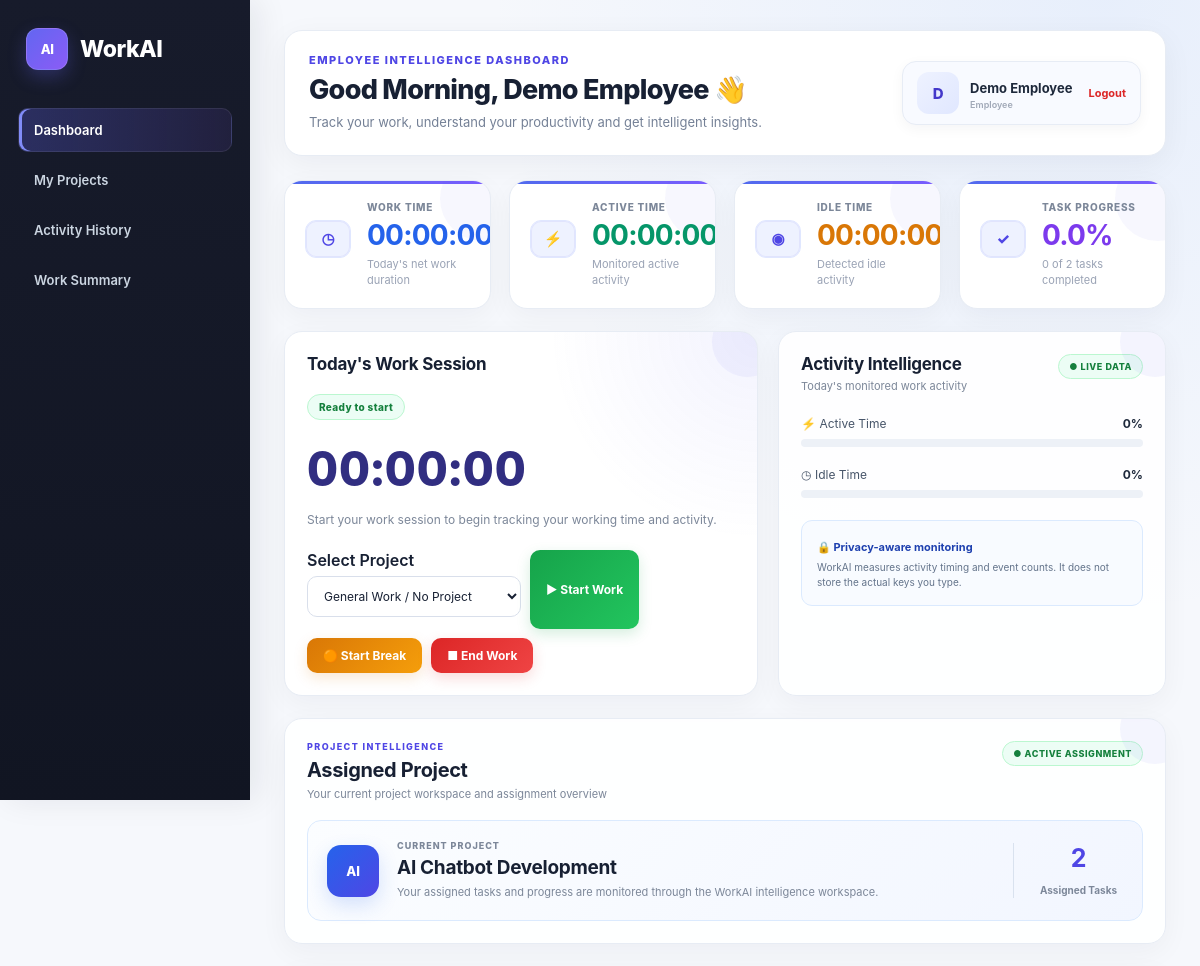
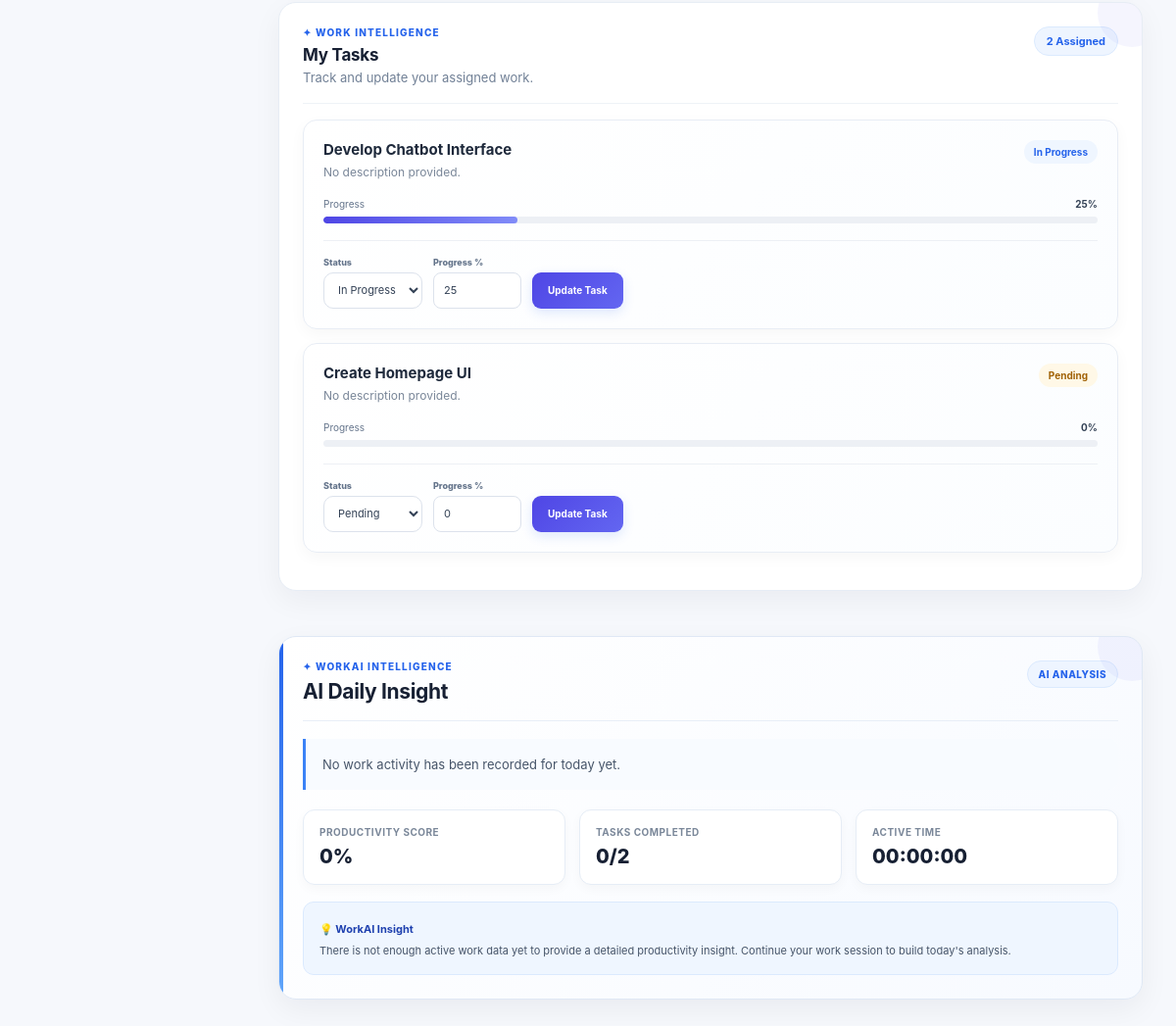
Page /employee/dashboard (signed in) on the earlier database version (2 pictures, top to bottom).
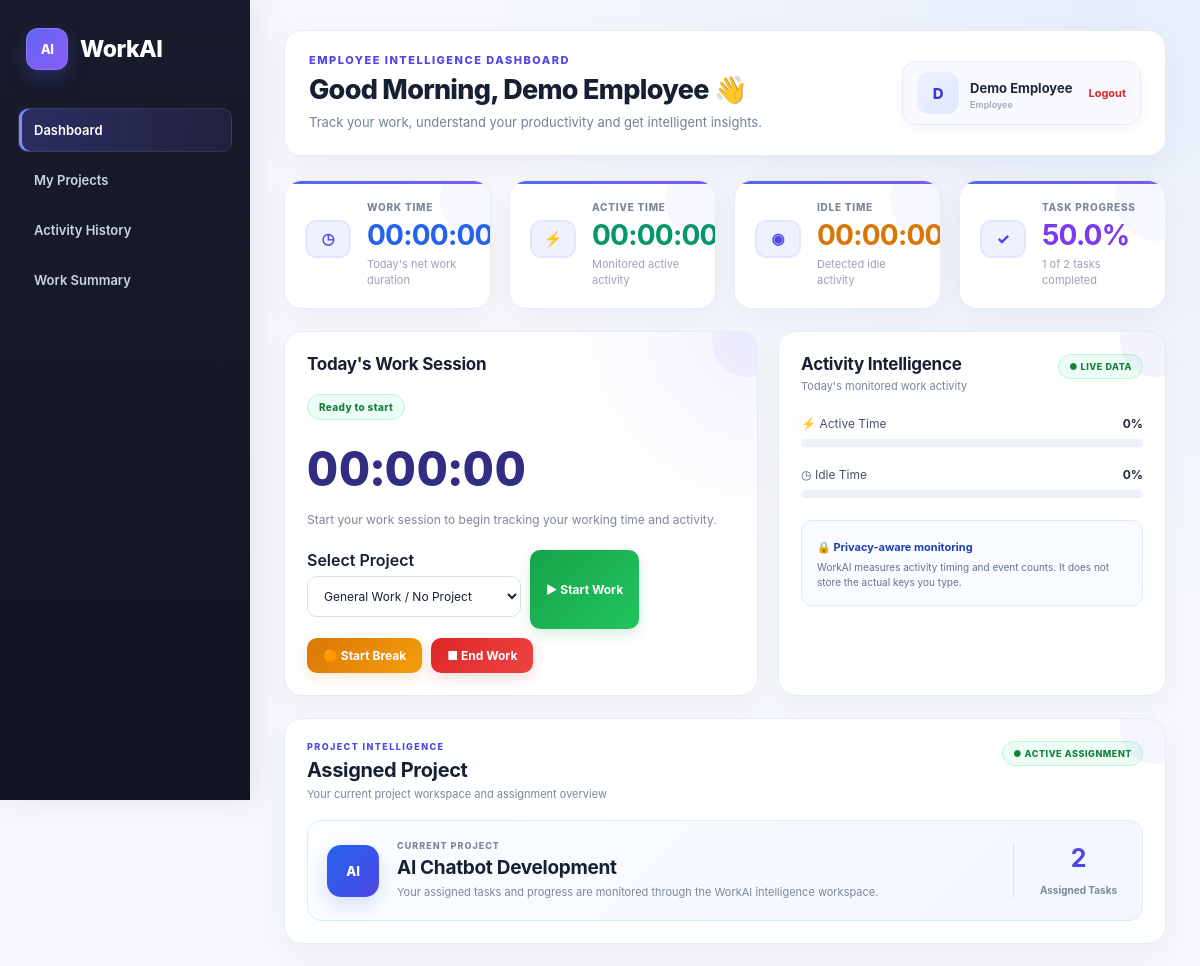
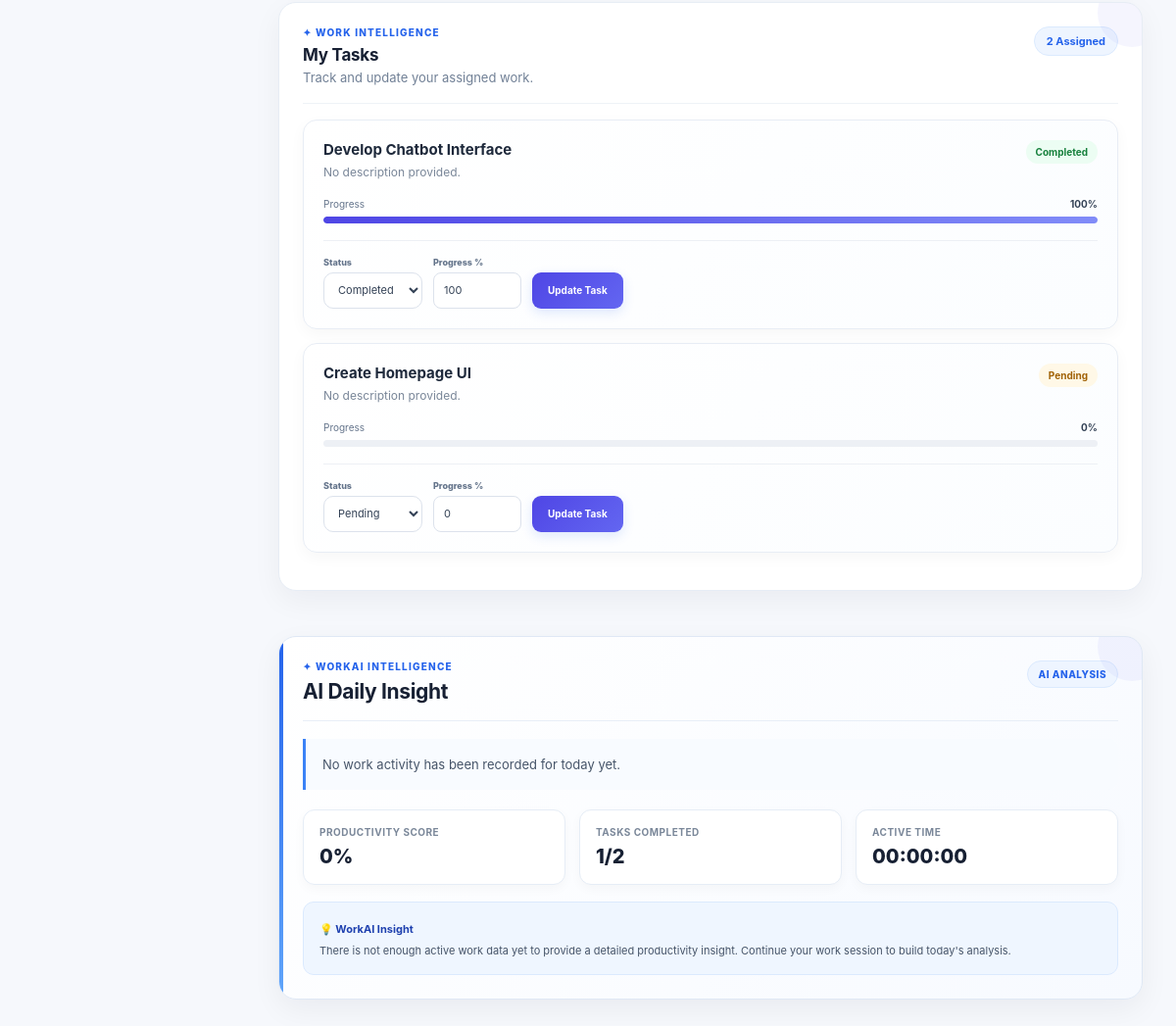
Same page on the later database version (2 pictures, top to bottom).
### models/task.py (models this page shows, shortened)
class Task(db.Model):
    __tablename__ = "tasks"
    id = db.Column(db.Integer, primary_key=True)
    title = db.Column(db.String(200), nullable=False)
    description = db.Column(db.Text)
    project_id = db.Column(
        db.Integer,
        db.ForeignKey("projects.id"),
        nullable=False
    )
    employee_id = db.Column(
        db.Integer,
        db.ForeignKey("users.id"),
        nullable=False
    )
    status = db.Column(db.String(30), nullable=False, default="Pending")
    progress = db.Column(db.Integer, nullable=False, default=0)
    created_at = db.Column(
        db.DateTime,
        nullable=False,
        default=db.func.current_timestamp()
    )
    updated_at = db.Column(
        db.DateTime,
        nullable=False,
        default=db.func.current_timestamp(),
        onupdate=db.func.current_timestamp()
    )
    project = db.relationship(
        "Project",
        backref=db.backref("tasks", lazy=True)
    )
    employee = db.relationship(
        "User",
        backref=db.backref("tasks", lazy=True)
    )

### routes/dashboard.py (the view)
@dashboard_bp.route("/employee/dashboard")
@login_required
@role_required("employee")
def employee_dashboard():
    from models.work_session import WorkSession, Break
    from models.activity import ActivityLog
    from services.work_summary import generate_work_summary
    tasks = Task.query.filter_by(employee_id=current_user.id).all()
    active_session = WorkSession.query.filter_by(
        employee_id=current_user.id,
        end_time=None
    ).order_by(WorkSession.start_time.desc()).first()
    active_break = None
    if active_session:
        active_break = Break.query.filter_by(
            session_id=active_session.id,
            end_time=None
        ).first()
    work_sessions = WorkSession.query.filter_by(
        employee_id=current_user.id
    ).all()
    activity_logs = ActivityLog.query.filter_by(
        employee_id=current_user.id
    ).all()
    work_summary = generate_work_summary(
        current_user,
        tasks,
        work_sessions,
        activity_logs
    )
    projects = Project.query.all()
    return render_template(
        "employee_dashboard.html",
        user=current_user,
        tasks=tasks,
        active_session=active_session,
        active_break=active_break,
        work_summary=work_summary,
        projects=projects
    )

### app.py (called while the page is built)
def create_app():
    app = Flask(__name__)
    app.config.from_object(Config)
    db.init_app(app)
    app.register_blueprint(auth_bp)
    app.register_blueprint(dashboard_bp)
    app.register_blueprint(assistant_bp)
    login_manager = LoginManager()
    login_manager.init_app(app)
    login_manager.login_view = "auth.login"
    login_manager.login_message_category = "warning"
    @login_manager.user_loader
    def load_user(user_id):
        return db.session.get(User, int(user_id))
    @app.route("/")
    def home():
        return redirect(url_for("auth.login"))
    with app.app_context():
        db.create_all()
    return app

### routes/dashboard.py (called while the page is built)
def role_required(role):
    def decorator(function):
        @wraps(function)
        def wrapped_function(*args, **kwargs):
            if current_user.role != role:
                flash("You are not authorized to access this page.", "danger")
                return redirect(url_for("dashboard.employee_dashboard"))
            return function(*args, **kwargs)
        return wrapped_function
    return decorator

### templates/employee_dashboard.html (shortened to what the changed rows need)
<!DOCTYPE html>
<html lang="en">
<head>
    <link rel="stylesheet" href="{{ url_for('static', filename='css/workai.css') }}">
</head>
<body>
<main class="main employee-dashboard-page">
    <header class="topbar">
    <div>
        <h1><span id="timeGreeting">Good Morning</span>, {{ user.name }} 👋</h1>
    </div>
</header>
    <section class="stats">
    <div class="card stat-card">
        <div class="stat-content">
            <div class="stat-title">TASK PROGRESS</div>
            <div class="stat-value purple">
                {{ work_summary.task_progress }}%
            </div>
            <div class="stat-note">
                {{ work_summary.completed_tasks }} of
                {{ work_summary.total_tasks }} tasks completed
            </div>
        </div>
    </div>
</section>
    <section class="project-box">
    <div class="card project-intelligence">
        {% if tasks and tasks[0].project %}
        <div class="project-highlight">
            <div class="project-highlight-content">
                <h2>{{ tasks[0].project.name }}</h2>
            </div>
        </div>
        {% endif %}
    </div>
</section>
        <div class="card task-intelligence-card">
    {% if tasks %}
        {% for task in tasks %}
        <div class="smart-task">
            <div class="smart-task-top">
                <div>
                    <h4>{{ task.title }}</h4>
                    <p>{{ task.description or "No description provided." }}</p>
                </div>
                <span class="task-status
                    {% if task.status == 'Completed' %}status-completed
                    {% elif task.status == 'In Progress' %}status-progress
                    {% else %}status-pending{% endif %}">
                    {{ task.status }}
                </span>
            </div>
            <div class="task-progress-info">
                <span>Progress</span>
                <strong>{{ task.progress }}%</strong>
            </div>
            <div class="task-progress-track">
                <div class="task-progress-fill"
                     style="width: {{ task.progress }}%;">
                </div>
            </div>
            <form method="POST"
                  action="{{ url_for('dashboard.update_task', task_id=task.id) }}"
                  class="task-update-form">
                <div class="task-field">
                    <label>Status</label>
                    <select name="status">
                        <option value="In Progress"
                            {% if task.status == "In Progress" %}selected{% endif %}>
                            In Progress
                        </option>
                        <option value="Completed"
                            {% if task.status == "Completed" %}selected{% endif %}>
                            Completed
                        </option>
                    </select>
                </div>
                <div class="task-field">
                    <label>Progress %</label>
                    <input type="number"
                           name="progress"
                           min="0"
                           max="100"
                           value="{{ task.progress }}">
                </div>
                <button type="submit" class="task-update-btn">
                    Update Task
                </button>
            </form>
        </div>
        {% endfor %}
    {% else %}
        <div class="smart-task empty-task">
            <h4>No tasks assigned</h4>
            <p>Your assigned tasks will appear here.</p>
        </div>
    {% endif %}
</div>
<section class="project-box">
    <div class="card ai-daily-card">
        {% if work_summary %}
        <p class="ai-summary-text">
            {{ work_summary.summary }}
        </p>
        <div class="ai-metrics">
            <div class="ai-metric">
                <span>Productivity Score</span>
                <strong>{{ work_summary.productivity_score }}%</strong>
            </div>
            <div class="ai-metric">
                <span>Tasks Completed</span>
                <strong>
                    {{ work_summary.completed_tasks }}/{{ work_summary.total_tasks }}
                </strong>
            </div>
            <div class="ai-metric">
                <span>Active Time</span>
                <strong>{{ work_summary.active_time }}</strong>
            </div>
        </div>
        {% if work_summary.productivity_score >= 70 %}
        <div class="ai-recommendation">
            <strong>💡 WorkAI Insight</strong>
            <p>
                Your monitored activity shows a strong active-time ratio today.
                Continue maintaining focused work intervals while taking appropriate breaks.
            </p>
        </div>
        {% else %}
        <div class="ai-recommendation">
            <strong>💡 WorkAI Insight</strong>
            <p>
                There is not enough active work data yet to provide a detailed
                productivity insight. Continue your work session to build today's analysis.
            </p>
        </div>
        {% endif %}
        {% else %}
        <p class="ai-summary-text">
            Start a work session to generate today's intelligent work analysis.
        </p>
        {% endif %}
    </div>
</section>
</main>
</body>
</html>
</body>
</html>

Differences in the rows shown:
changed Task "Develop Chatbot Interface": status "In Progress" → "Completed"; progress "25" → "100"
Other differences:
{{ work_summary.task_progress }}: "0.0" → "50.0"
{{ work_summary.completed_tasks }}: "0" → "1"
